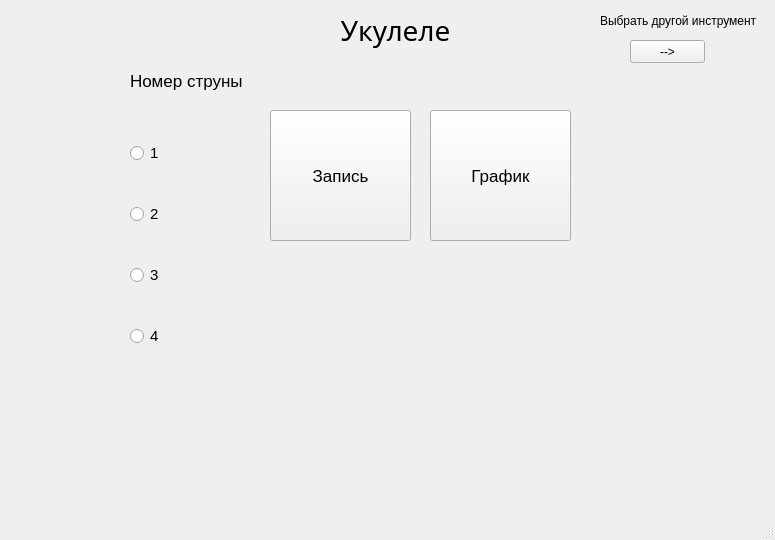
<?xml version="1.0" encoding="UTF-8"?>
<ui version="4.0">
 <class>MainWindow</class>
 <widget class="QMainWindow" name="MainWindow">
  <property name="geometry">
   <rect>
    <x>0</x>
    <y>0</y>
    <width>775</width>
    <height>540</height>
   </rect>
  </property>
  <property name="windowTitle">
   <string>MainWindow</string>
  </property>
  <widget class="QWidget" name="centralwidget">
   <widget class="QWidget" name="verticalLayoutWidget">
    <property name="geometry">
     <rect>
      <x>130</x>
      <y>110</y>
      <width>111</width>
      <height>271</height>
     </rect>
    </property>
    <layout class="QVBoxLayout" name="verticalLayout">
     <item>
      <widget class="QRadioButton" name="radioButton_2">
       <property name="font">
        <font>
         <pointsize>11</pointsize>
        </font>
       </property>
       <property name="text">
        <string>1</string>
       </property>
      </widget>
     </item>
     <item>
      <widget class="QRadioButton" name="radioButton">
       <property name="font">
        <font>
         <pointsize>11</pointsize>
        </font>
       </property>
       <property name="text">
        <string>2</string>
       </property>
      </widget>
     </item>
     <item>
      <widget class="QRadioButton" name="radioButton_3">
       <property name="font">
        <font>
         <pointsize>11</pointsize>
        </font>
       </property>
       <property name="text">
        <string>3</string>
       </property>
      </widget>
     </item>
     <item>
      <widget class="QRadioButton" name="radioButton_4">
       <property name="font">
        <font>
         <pointsize>11</pointsize>
        </font>
       </property>
       <property name="text">
        <string>4</string>
       </property>
      </widget>
     </item>
    </layout>
   </widget>
   <widget class="QLabel" name="label">
    <property name="geometry">
     <rect>
      <x>130</x>
      <y>60</y>
      <width>141</width>
      <height>41</height>
     </rect>
    </property>
    <property name="font">
     <font>
      <pointsize>13</pointsize>
     </font>
    </property>
    <property name="frameShape">
     <enum>QFrame::NoFrame</enum>
    </property>
    <property name="text">
     <string>Номер струны</string>
    </property>
   </widget>
   <widget class="QLabel" name="label_2">
    <property name="geometry">
     <rect>
      <x>280</x>
      <y>290</y>
      <width>291</width>
      <height>81</height>
     </rect>
    </property>
    <property name="font">
     <font>
      <pointsize>13</pointsize>
     </font>
    </property>
    <property name="text">
     <string/>
    </property>
    <property name="textFormat">
     <enum>Qt::AutoText</enum>
    </property>
    <property name="alignment">
     <set>Qt::AlignCenter</set>
    </property>
    <property name="margin">
     <number>0</number>
    </property>
   </widget>
   <widget class="QPushButton" name="Recording">
    <property name="geometry">
     <rect>
      <x>270</x>
      <y>110</y>
      <width>141</width>
      <height>131</height>
     </rect>
    </property>
    <property name="font">
     <font>
      <family>MS Shell Dlg 2</family>
      <pointsize>13</pointsize>
     </font>
    </property>
    <property name="text">
     <string>Запись</string>
    </property>
   </widget>
   <widget class="QPushButton" name="Exit">
    <property name="geometry">
     <rect>
      <x>630</x>
      <y>40</y>
      <width>75</width>
      <height>23</height>
     </rect>
    </property>
    <property name="text">
     <string>--&gt;</string>
    </property>
   </widget>
   <widget class="QLabel" name="label_3">
    <property name="geometry">
     <rect>
      <x>600</x>
      <y>10</y>
      <width>161</width>
      <height>21</height>
     </rect>
    </property>
    <property name="font">
     <font>
      <pointsize>9</pointsize>
     </font>
    </property>
    <property name="text">
     <string>Выбрать другой инструмент</string>
    </property>
   </widget>
   <widget class="QPushButton" name="Graf">
    <property name="geometry">
     <rect>
      <x>430</x>
      <y>110</y>
      <width>141</width>
      <height>131</height>
     </rect>
    </property>
    <property name="font">
     <font>
      <family>MS Shell Dlg 2</family>
      <pointsize>13</pointsize>
     </font>
    </property>
    <property name="text">
     <string>График</string>
    </property>
   </widget>
   <widget class="QLabel" name="label_4">
    <property name="geometry">
     <rect>
      <x>250</x>
      <y>10</y>
      <width>291</width>
      <height>41</height>
     </rect>
    </property>
    <property name="font">
     <font>
      <family>Arial Unicode MS</family>
      <pointsize>21</pointsize>
     </font>
    </property>
    <property name="text">
     <string>Укулеле</string>
    </property>
    <property name="alignment">
     <set>Qt::AlignCenter</set>
    </property>
    <property name="margin">
     <number>0</number>
    </property>
   </widget>
  </widget>
  <widget class="QMenuBar" name="menubar">
   <property name="geometry">
    <rect>
     <x>0</x>
     <y>0</y>
     <width>775</width>
     <height>21</height>
    </rect>
   </property>
  </widget>
  <widget class="QStatusBar" name="statusbar"/>
 </widget>
 <resources/>
 <connections/>
</ui>
